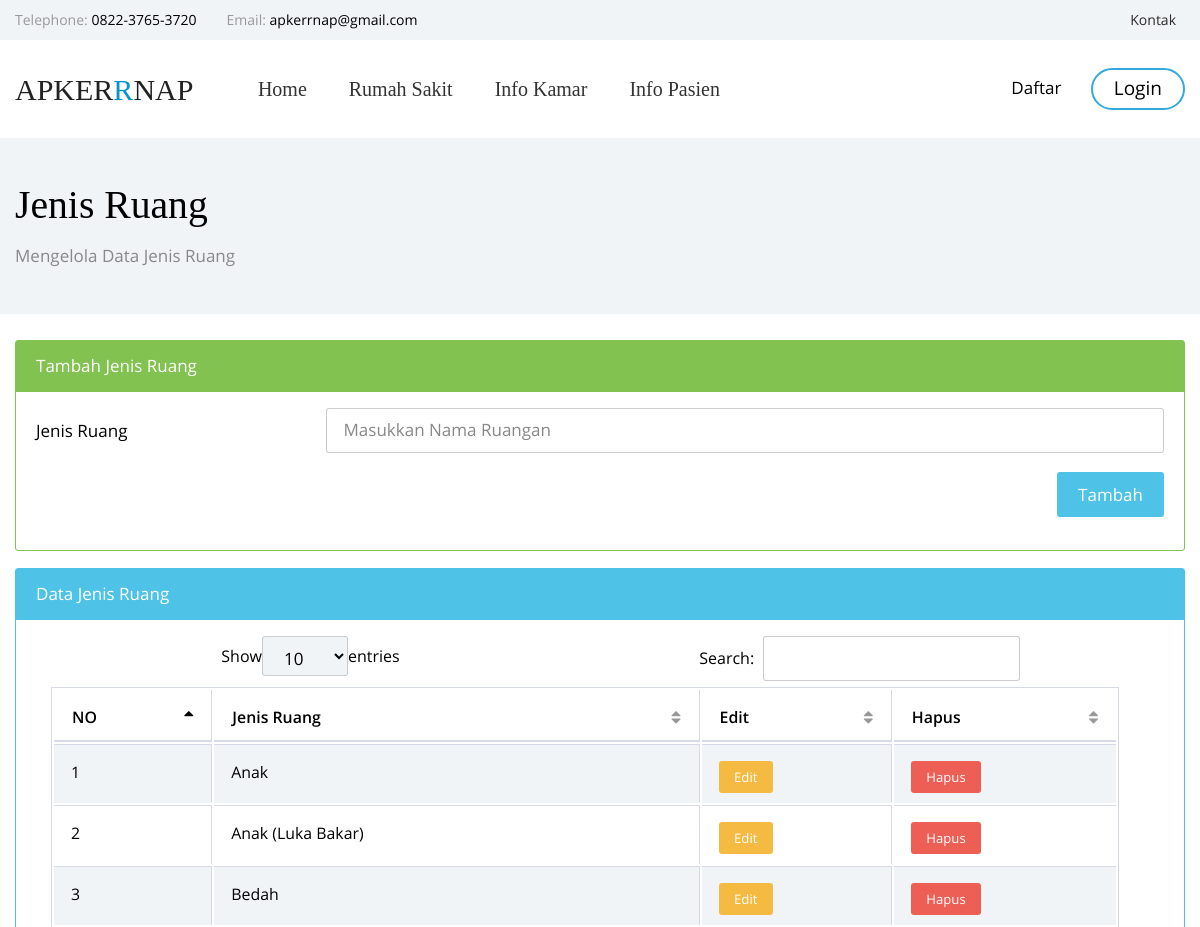
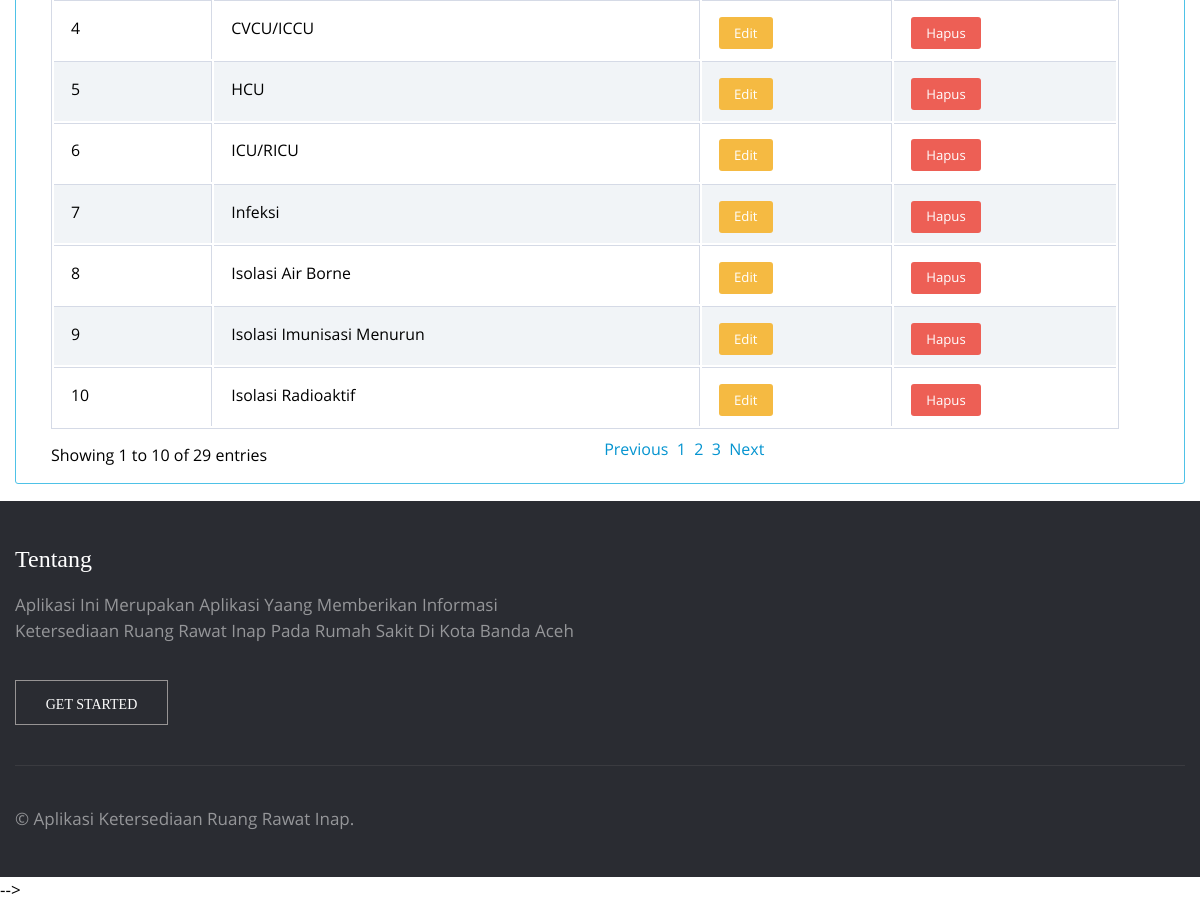
The app's page /index.php/jenis_ruang with its own data (2 pictures, top to bottom).
### tables this page shows
CREATE TABLE `jenis_ruang` (
  `id_jenis_ruang` int(5) NOT NULL,
  `nama_jenis_ruang` varchar(50) NOT NULL
);

### application/controllers/Jenis_ruang.php (called while the page is built, shortened)
<?php
class Jenis_ruang extends CI_Controller {
   function __construct() {
			 $this->load->helper('url');
			 $this->load->library('session');
			 $this->load->database();
			 $this->load->model('M_Jenis_ruang');
   }
	public function index()
	{
    $data['lihat'] = $this->M_Jenis_ruang->lihat();
		$this->load->view('admin/tambah_jenis_ruang',$data);
	}
}

### index.php (called while the page is built, shortened)
<?php
require_once BASEPATH.'core/CodeIgniter.php';

### application/models/M_Jenis_ruang.php (called while the page is built, shortened)
<?php
class M_Jenis_ruang extends CI_Model{
    function lihat()
    {
        $query=$this->db->query("SELECT * FROM jenis_ruang");
        return $query->result();
    }
}

### application/views/admin/tambah_jenis_ruang.php (the view, shortened to what this page needs)
<!DOCTYPE html>
<html lang="en">
<head>
    <link rel="stylesheet" type="text/css" href="<?php echo site_url(); ?>data_umum/vendors/bootstrap/css/bootstrap.min.css">
    <link rel="stylesheet" type="text/css" href="<?php echo site_url(); ?>data_umum/vendors/tether/css/tether.min.css">
    <link rel="stylesheet" type="text/css" href="<?php echo site_url(); ?>data_umum/vendors/animate-css/animate.css">
    <link rel="stylesheet" type="text/css" href="<?php echo site_url(); ?>data_umum/fonts/circular/styles.css">
    <link rel="stylesheet" type="text/css" href="<?php echo site_url(); ?>data_umum/fonts/open-sans/styles.css">
    <link rel="stylesheet" type="text/css" href="<?php echo site_url(); ?>data_umum/fonts/iconfont/styles.css">
    <link href="<?php echo site_url(); ?>data_umum/table/vendor/datatables-plugins/dataTables.bootstrap.css" rel="stylesheet">
    <link href="<?php echo site_url(); ?>data_umum/table/vendor/datatables-responsive/dataTables.responsive.css" rel="stylesheet">
    <link href="<?php echo site_url(); ?>data_umum/table/dist/css/sb-admin-2.css" rel="stylesheet">
    <link href="<?php echo site_url(); ?>data_umum/table/vendor/metisMenu/metisMenu.min.css" rel="stylesheet">
    <link href="<?php echo site_url(); ?>data_umum/table/vendor/font-awesome/css/font-awesome.min.css" rel="stylesheet" type="text/css">
<link rel="stylesheet" type="text/css" href="<?php echo site_url(); ?>data_umum/vendors/leaflet/leaflet.css">
      <?php echo $this->load->view('umum/share/warna', '', TRUE);?>
</head>
<body class="">
<?php echo $this->load->view('umum/share/menu', '', TRUE);?>
<div class="blog">
    <header class="blog__header">
        <div class="container">
            <h3 class="blog__heading">Jenis Ruang</h3>
            <p class="blog__heading-level-two">Mengelola Data Jenis Ruang</p>
        </div>
    </header>
    <div class="container">
        <br>
      <div class="card card-outline-success mb-3">
            <div class="card-header bg-success">Tambah Jenis Ruang</div>
            <div class="card-block">
              <form method="POST" action="<?php echo site_url(); ?>jenis_ruang/tambah">
                    <div class="form-group row">
                    <label for="example-text-input" class="col-3 col-form-label">Jenis Ruang</label>
                    <div class="col-9">
                        <input class="form-control"  autofocus="autofocus" required type="text" name="nama_jenis_ruang" id="example-text-input" placeholder="Masukkan Nama Ruangan">
                    </div>
                </div>
                  <p align="right"><button type="submit" class="btn btn-info btn-medium">Tambah</button></p>
              </form>
            </div>
        </div>
        <div class="card card-outline-info mb-3">
            <div class="card-header bg-info">Data Jenis Ruang</div>
            <div class="card-block">
              <table width="100%" class="table table-striped table-bordered table-hover" id="dataTables-example">
                  <thead>
                      <tr>
                          <th>NO</th>
                          <th>Jenis Ruang</th>
                          <th>Edit</th>
                          <th>Hapus</th>
                      </tr>
                  </thead>
                  <tbody>
                    <?php
                       $i=0;
                       foreach($lihat as $jenis_ruang){
                       $i++;
                     ?>
                      <tr>
                          <td><?php echo $i?></td>
                          <td><?php echo $jenis_ruang->nama_jenis_ruang ?></td>
                          <td class="center"><a href="<?php echo site_url(); ?>jenis_ruang/edit_jenis_ruang?id=<?php echo $jenis_ruang->id_jenis_ruang?>" onclick="return confirm('Apakah Anda Yakin Meemperbaharui ?')" ><button type="button" class="btn btn-warning btn-xs">Edit</button></td>
                          <td class="center"><a href="<?php echo site_url(); ?>jenis_ruang/hapus_jenis_ruang?id=<?php echo $jenis_ruang->id_jenis_ruang?>" onclick="return confirm('Apakah Anda Yakin Menghapus ?')" ><button type="button" class="btn btn-danger btn-xs">Hapus</button></td>
                          </tr>
                      <?php
                      }
                     ?>
                  </tbody>
              </table>
            </div>
        </div>
    </div>
</div>
  <?php echo $this->load->view('umum/share/footer', '', TRUE);?>
     -->
</body>
</html>

### records on screen
jenis_ruang: nama_jenis_ruang "Anak"
jenis_ruang: nama_jenis_ruang "Anak (Luka Bakar)"
jenis_ruang: nama_jenis_ruang "Bedah"
jenis_ruang: nama_jenis_ruang "CVCU/ICCU"
jenis_ruang: nama_jenis_ruang "HCU"
jenis_ruang: nama_jenis_ruang "ICU/RICU"
jenis_ruang: nama_jenis_ruang "Infeksi"
jenis_ruang: nama_jenis_ruang "Isolasi Air Borne"
jenis_ruang: nama_jenis_ruang "Isolasi Imunisasi Menurun"
jenis_ruang: nama_jenis_ruang "Isolasi Radioaktif"
